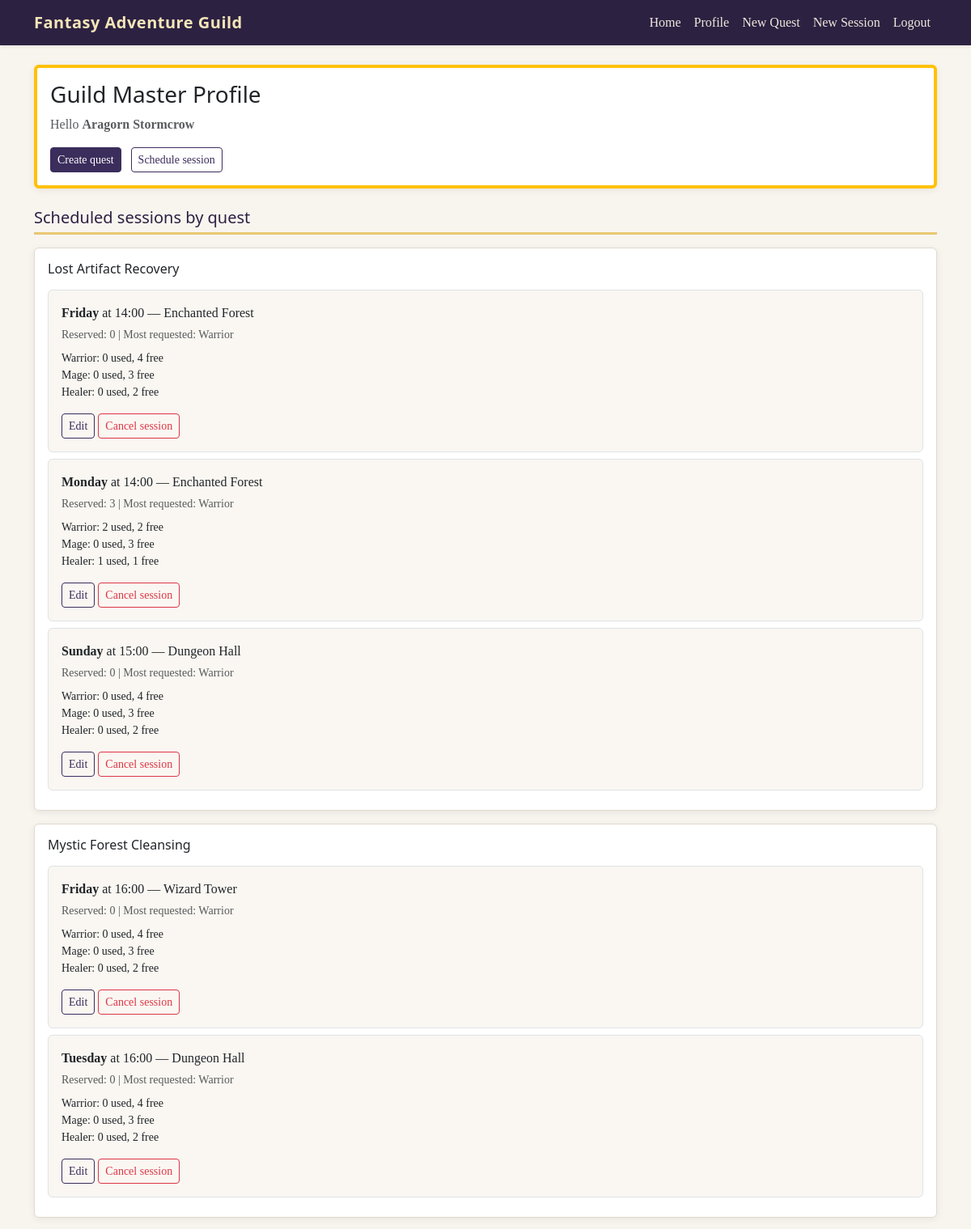
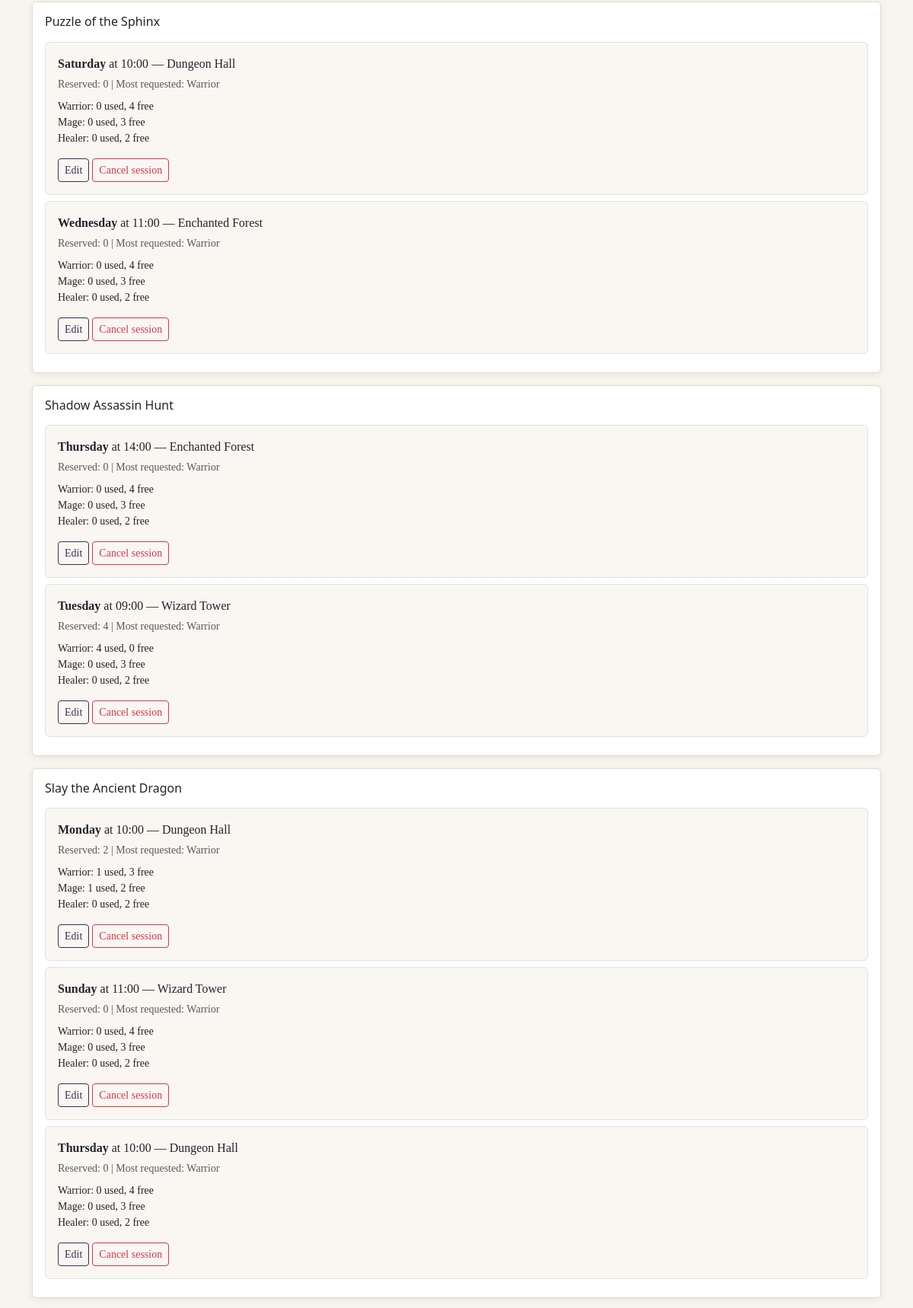
Screenshot of /profile (signed in, upper part) with the database file from the repository (2 pictures, top to bottom).
### tables this page shows
CREATE TABLE users (
    id INTEGER PRIMARY KEY AUTOINCREMENT,
    username TEXT UNIQUE NOT NULL,
    email TEXT UNIQUE NOT NULL,
    first_name TEXT NOT NULL,
    last_name TEXT NOT NULL,
    password TEXT NOT NULL,
    role TEXT NOT NULL CHECK(role IN ('Guild Master', 'Adventurer'))
);

CREATE TABLE quests (
    id INTEGER PRIMARY KEY AUTOINCREMENT,
    title TEXT NOT NULL UNIQUE,
    duration INTEGER NOT NULL,
    quest_type TEXT NOT NULL CHECK(quest_type IN ('combat', 'exploration', 'puzzle', 'stealth', 'magic', 'survival')),
    difficulty TEXT NOT NULL CHECK(difficulty IN ('easy', 'medium', 'hard', 'legendary')),
    description TEXT NOT NULL,
    image_url TEXT NOT NULL
);

CREATE TABLE quest_sessions (
    id INTEGER PRIMARY KEY AUTOINCREMENT,
    quest_id INTEGER NOT NULL,
    day_of_week TEXT NOT NULL CHECK(day_of_week IN ('Monday', 'Tuesday', 'Wednesday', 'Thursday', 'Friday', 'Saturday', 'Sunday')),
    start_time TEXT NOT NULL,
    location TEXT NOT NULL CHECK(location IN ('Dungeon Hall', 'Enchanted Forest', 'Wizard Tower')),
    FOREIGN KEY (quest_id) REFERENCES quests(id)
);

### routes/profile_routes.py (the view)
@profile_bp.route("/profile")
@login_required
def index():
    if current_user.role == "Guild Master":
        grouped = {quest["title"]: [] for quest in get_all_quests()}
        sessions = get_all_sessions_for_gm()
        for item in sessions:
            grouped[item["title"]].append(item)
        session_stats = {}
        for item in sessions:
            session_stats[item["session_id"]] = get_session_stats(item["session_id"])
        return render_template(
            "profile_gm.html",
            grouped_sessions=grouped,
            session_stats=session_stats,
        )
    participations = get_user_participations(current_user.id)
    return render_template("profile_adventurer.html", participations=participations)

### app.py (called while the page is built)
@login_manager.user_loader
def load_user(user_id):
    row = get_user_by_id(user_id)
    if row:
        return User(
            row["id"],
            row["username"],
            row["email"],
            row["first_name"],
            row["last_name"],
            row["role"],
        )
    return None

### dao/participation_dao.py (called while the page is built)
def get_used_slots(session_id, role):
    conn = get_db()
    row = conn.execute(
        """
        SELECT COALESCE(SUM(slots_reserved), 0) AS total
        FROM participations
        WHERE session_id = ? AND role_category = ?
        """,
        (session_id, role),
    ).fetchone()
    close_db(conn)
    return row["total"]

def get_session_stats(session_id):
    stats = {}
    for role, limit in ROLE_LIMITS.items():
        used = get_used_slots(session_id, role)
        stats[role] = {"used": used, "free": limit - used, "limit": limit}
    most_requested = max(stats, key=lambda r: stats[r]["used"])
    total_reserved = sum(item["used"] for item in stats.values())
    return {
        "roles": stats,
        "most_requested": most_requested,
        "total_reserved": total_reserved,
    }

### dao/quest_dao.py (called while the page is built)
def get_all_quests():
    conn = get_db()
    rows = conn.execute("SELECT * FROM quests ORDER BY title").fetchall()
    close_db(conn)
    return rows

def get_all_sessions_for_gm():
    conn = get_db()
    rows = conn.execute(
        """
        SELECT
            qs.id AS session_id,
            qs.day_of_week,
            qs.start_time,
            qs.location,
            q.id AS quest_id,
            q.title,
            q.duration,
            q.quest_type,
            q.difficulty
        FROM quest_sessions as qs
        JOIN quests as q ON q.id = qs.quest_id
        ORDER BY q.title, qs.day_of_week, qs.start_time
        """
    ).fetchall()
    close_db(conn)
    return rows

### dao/user_dao.py (called while the page is built)
def get_user_by_id(user_id):
    conn = get_db()
    row = conn.execute("SELECT * FROM users WHERE id = ?", (user_id,)).fetchone()
    close_db(conn)
    return row

### database/database.py (called while the page is built)
def get_db():
    conn = sqlite3.connect(DATABASE)
    conn.row_factory = sqlite3.Row
    conn.execute("PRAGMA foreign_keys = ON")
    return conn

### templates/profile_gm.html (shortened to what this page needs)
{% extends "base.html" %}
{% block content %}
<section class="card profile-banner mb-4 border-start border-warning border-4">
    <div class="card-body">
        <h1 class="h3">Guild Master Profile</h1>
        <p class="text-muted">Hello <strong>{{ current_user.first_name }} {{ current_user.last_name }}</strong></p>
        <a class="btn btn-primary btn-sm me-2" href="{{ url_for('profile.new_quest') }}">Create quest</a>
        <a class="btn btn-outline-primary btn-sm" href="{{ url_for('profile.new_session') }}">Schedule session</a>
    </div>
</section>
<section>
    <h2 class="h5 section-title mb-3">Scheduled sessions by quest</h2>
    {% for quest_title, items in grouped_sessions.items() %}
        <article class="card guild-card mb-3">
            <div class="card-body">
                <h3 class="h6 mb-3">{{ quest_title }}</h3>
                {% for item in items %}
                    <section class="session-box border rounded p-3 mb-2">
                        <p class="mb-1"><strong>{{ item.day_of_week }}</strong> at {{ item.start_time }} — {{ item.location }}</p>
                        <p class="text-muted small mb-2">
                            Reserved: {{ session_stats[item.session_id].total_reserved }} |
                            Most requested: {{ session_stats[item.session_id].most_requested }}
                        </p>
                        <ul class="list-unstyled small mb-3">
                            {% for role, data in session_stats[item.session_id].roles.items() %}
                                <li>{{ role }}: {{ data.used }} used, {{ data.free }} free</li>
                            {% endfor %}
                        </ul>
                        <a class="btn btn-outline-primary btn-sm" href="{{ url_for('profile.edit_session', session_id=item.session_id) }}">Edit</a>
                        <form class="d-inline" method="post" action="{{ url_for('profile.remove_session', session_id=item.session_id) }}">
                            <button class="btn btn-outline-danger btn-sm" type="submit">Cancel session</button>
                        </form>
                    </section>
                {% endfor %}
            </div>
        </article>
    {% endfor %}
</section>
{% endblock %}

### static/css/style.css (style rules this page uses)
body { background-color: #f8f5ef; color: #2a2438; font-family: Georgia, "Times New Roman", serif; min-height: 100vh; display: flex; flex-direction: column; }
h1, h2, h3, h4, h5, h6, .navbar-brand { font-family: "Segoe UI", Tahoma, sans-serif; }
.section-title { color: #2d2142; border-bottom: 3px solid #e8c872; padding-bottom: 0.4rem; }
.guild-card { border-color: #e2d9cc; box-shadow: 0 2px 8px rgba(42, 36, 56, 0.08); }
.profile-banner { border-color: #e2d9cc; box-shadow: 0 2px 8px rgba(42, 36, 56, 0.08); }
.profile-banner p { color: #5c5368; }
.session-box { background-color: #faf7f2; border-color: #e8e0d4; }
.btn-primary { --bs-btn-bg: #3b2d5c; --bs-btn-border-color: #3b2d5c; --bs-btn-hover-bg: #2d2142; --bs-btn-hover-border-color: #2d2142; }
.btn-outline-primary { --bs-btn-color: #3b2d5c; --bs-btn-border-color: #3b2d5c; --bs-btn-hover-bg: #3b2d5c; --bs-btn-hover-border-color: #3b2d5c; }

### rows the page displays
users: first_name "Aragorn", last_name "Stormcrow"
quests: title "Lost Artifact Recovery"
quest_sessions: day_of_week "Friday", start_time "14:00", location "Enchanted Forest", session_stats "0", session_stats "Warrior", roles "Warrior" "Mage" "Healer", used "0" "0" "0", free "4" "3" "2"
quest_sessions: day_of_week "Monday", start_time "14:00", location "Enchanted Forest", session_stats "3", session_stats "Warrior", roles "Warrior" "Mage" "Healer", used "2" "0" "1", free "2" "3" "1"
quest_sessions: day_of_week "Sunday", start_time "15:00", location "Dungeon Hall", session_stats "0", session_stats "Warrior", roles "Warrior" "Mage" "Healer", used "0" "0" "0", free "4" "3" "2"
quests: title "Mystic Forest Cleansing"
quest_sessions: day_of_week "Friday", start_time "16:00", location "Wizard Tower", session_stats "0", session_stats "Warrior", roles "Warrior" "Mage" "Healer", used "0" "0" "0", free "4" "3" "2"
quest_sessions: day_of_week "Tuesday", start_time "16:00", location "Dungeon Hall", session_stats "0", session_stats "Warrior", roles "Warrior" "Mage" "Healer", used "0" "0" "0", free "4" "3" "2"
quests: title "Puzzle of the Sphinx"
quest_sessions: day_of_week "Saturday", start_time "10:00", location "Dungeon Hall", session_stats "0", session_stats "Warrior", roles "Warrior" "Mage" "Healer", used "0" "0" "0", free "4" "3" "2"
quest_sessions: day_of_week "Wednesday", start_time "11:00", location "Enchanted Forest", session_stats "0", session_stats "Warrior", roles "Warrior" "Mage" "Healer", used "0" "0" "0", free "4" "3" "2"
quests: title "Shadow Assassin Hunt"
quest_sessions: day_of_week "Thursday", start_time "14:00", location "Enchanted Forest", session_stats "0", session_stats "Warrior", roles "Warrior" "Mage" "Healer", used "0" "0" "0", free "4" "3" "2"
quest_sessions: day_of_week "Tuesday", start_time "09:00", location "Wizard Tower", session_stats "4", session_stats "Warrior", roles "Warrior" "Mage" "Healer", used "4" "0" "0", free "0" "3" "2"
quests: title "Slay the Ancient Dragon"
quest_sessions: day_of_week "Monday", start_time "10:00", location "Dungeon Hall", session_stats "2", session_stats "Warrior", roles "Warrior" "Mage" "Healer", used "1" "1" "0", free "3" "2" "2"
quest_sessions: day_of_week "Sunday", start_time "11:00", location "Wizard Tower", session_stats "0", session_stats "Warrior", roles "Warrior" "Mage" "Healer", used "0" "0" "0", free "4" "3" "2"
quest_sessions: day_of_week "Thursday", start_time "10:00", location "Dungeon Hall", session_stats "0", session_stats "Warrior", roles "Warrior" "Mage" "Healer", used "0" "0" "0", free "4" "3" "2"
